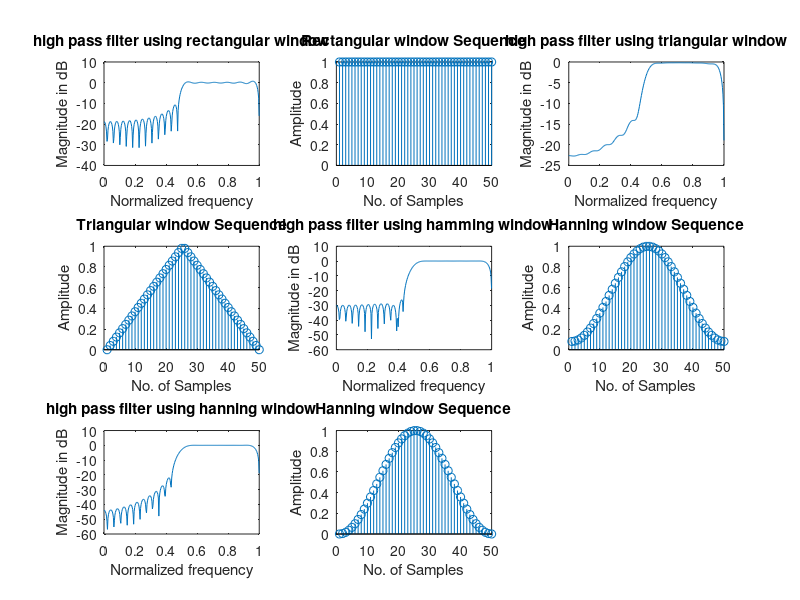

Write MATLAB code to recreate this figure.
clc;
clear all;
close all;

wc=0.5*pi;
N = 50;
alpha = (N-1)/2;
eps = 0.001;
n = 0:1:N-1;

hd=(sin(pi*(n-alpha+eps))-sin(wc*(n-alpha+eps)))./(pi*(n-
alpha+eps));

wr = boxcar(N);
wt=bartlett(N);
wh=hamming(N);
whn=hanning(N);
hn1 = hd.*wr';
hn2 = hd.*wt';
hn3 = hd.*wh';
hn4 = hd.*whn';
w = 0:0.01:pi;
h1 = freqz(hn1,1,w);
h2 = freqz(hn2,1,w);
h3 = freqz(hn3,1,w);
h4 = freqz(hn4,1,w);
subplot(3,3,1);
plot(w/pi,10*log10(abs(h1)));
title('high pass filter using rectangular window');
xlabel('Normalized frequency');
ylabel('Magnitude in dB');
subplot(3,3,2);
stem(wr);
title('Rectangular window Sequence');
xlabel('No. of Samples');
ylabel('Amplitude');

subplot(3,3,3);
plot(w/pi,10*log10(abs(h2)));
title('high pass filter using triangular window');
xlabel('Normalized frequency');
ylabel('Magnitude in dB');
subplot(3,3,4);
stem(wt);
title('Triangular window Sequence');
xlabel('No. of Samples');
ylabel('Amplitude');
subplot(3,3,5);
plot(w/pi,10*log10(abs(h3)));
title('high pass filter using hamming window');
xlabel('Normalized frequency');
ylabel('Magnitude in dB');
subplot(3,3,6);
stem(wh);
title('Hanning window Sequence');
xlabel('No. of Samples');
ylabel('Amplitude');
subplot(3,3,7);
plot(w/pi,10*log10(abs(h4)));
title('high pass filter using hanning window');
xlabel('Normalized frequency');
ylabel('Magnitude in dB');
subplot(3,3,8);
stem(whn);
title('Hanning window Sequence');
xlabel('No. of Samples');
ylabel('Amplitude');